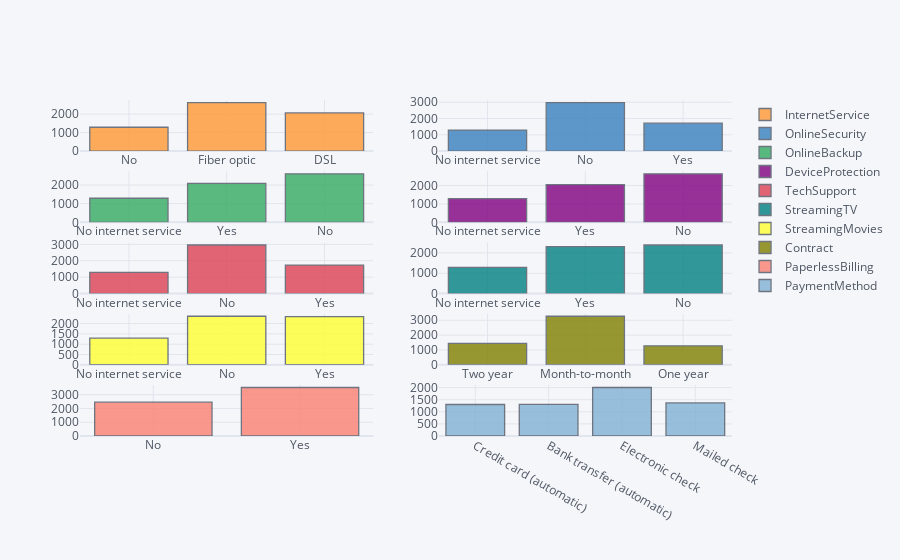

Notebook code cell kept with this figure:
### Code cell
cat_cols_last = cat_cols.iloc[:, 6:]
cat_cols_last.iplot(kind='histogram', subplots=True,bins=50)

### Figure 1 — Plotly figure (JSON) as saved in the notebook; plotly's stock layout.template omitted (floating-point values rounded to 4 significant figures; data arrays with more than 128 entries replaced by an {"elided": "..."} marker saying what was removed)
{"data": [{"histfunc": "count", "histnorm": "", "marker": {"color": "rgba(255, 153, 51, 1.0)", "line": {"color": "#4D5663", "width": 1.3}}, "name": "InternetService", "nbinsx": 50, "opacity": 0.8, "orientation": "v", "type": "histogram", "x": {"elided": "5986 str values"}, "xaxis": "x", "yaxis": "y"}, {"histfunc": "count", "histnorm": "", "marker": {"color": "rgba(55, 128, 191, 1.0)", "line": {"color": "#4D5663", "width": 1.3}}, "name": "OnlineSecurity", "nbinsx": 50, "opacity": 0.8, "orientation": "v", "type": "histogram", "x": {"elided": "5986 str values"}, "xaxis": "x2", "yaxis": "y2"}, {"histfunc": "count", "histnorm": "", "marker": {"color": "rgba(50, 171, 96, 1.0)", "line": {"color": "#4D5663", "width": 1.3}}, "name": "OnlineBackup", "nbinsx": 50, "opacity": 0.8, "orientation": "v", "type": "histogram", "x": {"elided": "5986 str values"}, "xaxis": "x3", "yaxis": "y3"}, {"histfunc": "count", "histnorm": "", "marker": {"color": "rgba(128, 0, 128, 1.0)", "line": {"color": "#4D5663", "width": 1.3}}, "name": "DeviceProtection", "nbinsx": 50, "opacity": 0.8, "orientation": "v", "type": "histogram", "x": {"elided": "5986 str values"}, "xaxis": "x4", "yaxis": "y4"}, {"histfunc": "count", "histnorm": "", "marker": {"color": "rgba(219, 64, 82, 1.0)", "line": {"color": "#4D5663", "width": 1.3}}, "name": "TechSupport", "nbinsx": 50, "opacity": 0.8, "orientation": "v", "type": "histogram", "x": {"elided": "5986 str values"}, "xaxis": "x5", "yaxis": "y5"}, {"histfunc": "count", "histnorm": "", "marker": {"color": "rgba(0, 128, 128, 1.0)", "line": {"color": "#4D5663", "width": 1.3}}, "name": "StreamingTV", "nbinsx": 50, "opacity": 0.8, "orientation": "v", "type": "histogram", "x": {"elided": "5986 str values"}, "xaxis": "x6", "yaxis": "y6"}, {"histfunc": "count", "histnorm": "", "marker": {"color": "rgba(255, 255, 51, 1.0)", "line": {"color": "#4D5663", "width": 1.3}}, "name": "StreamingMovies", "nbinsx": 50, "opacity": 0.8, "orientation": "v", "type": "histogram", "x": {"elided": "5986 str values"}, "xaxis": "x7", "yaxis": "y7"}, {"histfunc": "count", "histnorm": "", "marker": {"color": "rgba(128, 128, 0, 1.0)", "line": {"color": "#4D5663", "width": 1.3}}, "name": "Contract", "nbinsx": 50, "opacity": 0.8, "orientation": "v", "type": "histogram", "x": {"elided": "5986 str values"}, "xaxis": "x8", "yaxis": "y8"}, {"histfunc": "count", "histnorm": "", "marker": {"color": "rgba(251, 128, 114, 1.0)", "line": {"color": "#4D5663", "width": 1.3}}, "name": "PaperlessBilling", "nbinsx": 50, "opacity": 0.8, "orientation": "v", "type": "histogram", "x": {"elided": "5986 str values"}, "xaxis": "x9", "yaxis": "y9"}, {"histfunc": "count", "histnorm": "", "marker": {"color": "rgba(128, 177, 211, 1.0)", "line": {"color": "#4D5663", "width": 1.3}}, "name": "PaymentMethod", "nbinsx": 50, "opacity": 0.8, "orientation": "v", "type": "histogram", "x": {"elided": "5986 str values"}, "xaxis": "x10", "yaxis": "y10"}], "layout": {"barmode": "overlay", "legend": {"bgcolor": "#F5F6F9", "font": {"color": "#4D5663"}}, "paper_bgcolor": "#F5F6F9", "plot_bgcolor": "#F5F6F9", "title": {"font": {"color": "#4D5663"}}, "xaxis": {"anchor": "y", "domain": [0, 0.45], "gridcolor": "#E1E5ED", "showgrid": true, "tickfont": {"color": "#4D5663"}, "title": {"font": {"color": "#4D5663"}, "text": ""}, "zerolinecolor": "#E1E5ED"}, "xaxis10": {"anchor": "y10", "domain": [0.55, 1], "gridcolor": "#E1E5ED", "showgrid": true, "tickfont": {"color": "#4D5663"}, "title": {"font": {"color": "#4D5663"}, "text": ""}, "zerolinecolor": "#E1E5ED"}, "xaxis2": {"anchor": "y2", "domain": [0.55, 1], "gridcolor": "#E1E5ED", "showgrid": true, "tickfont": {"color": "#4D5663"}, "title": {"font": {"color": "#4D5663"}, "text": ""}, "zerolinecolor": "#E1E5ED"}, "xaxis3": {"anchor": "y3", "domain": [0, 0.45], "gridcolor": "#E1E5ED", "showgrid": true, "tickfont": {"color": "#4D5663"}, "title": {"font": {"color": "#4D5663"}, "text": ""}, "zerolinecolor": "#E1E5ED"}, "xaxis4": {"anchor": "y4", "domain": [0.55, 1], "gridcolor": "#E1E5ED", "showgrid": true, "tickfont": {"color": "#4D5663"}, "title": {"font": {"color": "#4D5663"}, "text": ""}, "zerolinecolor": "#E1E5ED"}, "xaxis5": {"anchor": "y5", "domain": [0, 0.45], "gridcolor": "#E1E5ED", "showgrid": true, "tickfont": {"color": "#4D5663"}, "title": {"font": {"color": "#4D5663"}, "text": ""}, "zerolinecolor": "#E1E5ED"}, "xaxis6": {"anchor": "y6", "domain": [0.55, 1], "gridcolor": "#E1E5ED", "showgrid": true, "tickfont": {"color": "#4D5663"}, "title": {"font": {"color": "#4D5663"}, "text": ""}, "zerolinecolor": "#E1E5ED"}, "xaxis7": {"anchor": "y7", "domain": [0, 0.45], "gridcolor": "#E1E5ED", "showgrid": true, "tickfont": {"color": "#4D5663"}, "title": {"font": {"color": "#4D5663"}, "text": ""}, "zerolinecolor": "#E1E5ED"}, "xaxis8": {"anchor": "y8", "domain": [0.55, 1], "gridcolor": "#E1E5ED", "showgrid": true, "tickfont": {"color": "#4D5663"}, "title": {"font": {"color": "#4D5663"}, "text": ""}, "zerolinecolor": "#E1E5ED"}, "xaxis9": {"anchor": "y9", "domain": [0, 0.45], "gridcolor": "#E1E5ED", "showgrid": true, "tickfont": {"color": "#4D5663"}, "title": {"font": {"color": "#4D5663"}, "text": ""}, "zerolinecolor": "#E1E5ED"}, "yaxis": {"anchor": "x", "domain": [0.848, 1], "gridcolor": "#E1E5ED", "showgrid": true, "tickfont": {"color": "#4D5663"}, "title": {"font": {"color": "#4D5663"}, "text": ""}, "zerolinecolor": "#E1E5ED"}, "yaxis10": {"anchor": "x10", "domain": [0, 0.152], "gridcolor": "#E1E5ED", "showgrid": true, "tickfont": {"color": "#4D5663"}, "title": {"font": {"color": "#4D5663"}, "text": ""}, "zerolinecolor": "#E1E5ED"}, "yaxis2": {"anchor": "x2", "domain": [0.848, 1], "gridcolor": "#E1E5ED", "showgrid": true, "tickfont": {"color": "#4D5663"}, "title": {"font": {"color": "#4D5663"}, "text": ""}, "zerolinecolor": "#E1E5ED"}, "yaxis3": {"anchor": "x3", "domain": [0.636, 0.788], "gridcolor": "#E1E5ED", "showgrid": true, "tickfont": {"color": "#4D5663"}, "title": {"font": {"color": "#4D5663"}, "text": ""}, "zerolinecolor": "#E1E5ED"}, "yaxis4": {"anchor": "x4", "domain": [0.636, 0.788], "gridcolor": "#E1E5ED", "showgrid": true, "tickfont": {"color": "#4D5663"}, "title": {"font": {"color": "#4D5663"}, "text": ""}, "zerolinecolor": "#E1E5ED"}, "yaxis5": {"anchor": "x5", "domain": [0.424, 0.576], "gridcolor": "#E1E5ED", "showgrid": true, "tickfont": {"color": "#4D5663"}, "title": {"font": {"color": "#4D5663"}, "text": ""}, "zerolinecolor": "#E1E5ED"}, "yaxis6": {"anchor": "x6", "domain": [0.424, 0.576], "gridcolor": "#E1E5ED", "showgrid": true, "tickfont": {"color": "#4D5663"}, "title": {"font": {"color": "#4D5663"}, "text": ""}, "zerolinecolor": "#E1E5ED"}, "yaxis7": {"anchor": "x7", "domain": [0.212, 0.364], "gridcolor": "#E1E5ED", "showgrid": true, "tickfont": {"color": "#4D5663"}, "title": {"font": {"color": "#4D5663"}, "text": ""}, "zerolinecolor": "#E1E5ED"}, "yaxis8": {"anchor": "x8", "domain": [0.212, 0.364], "gridcolor": "#E1E5ED", "showgrid": true, "tickfont": {"color": "#4D5663"}, "title": {"font": {"color": "#4D5663"}, "text": ""}, "zerolinecolor": "#E1E5ED"}, "yaxis9": {"anchor": "x9", "domain": [0, 0.152], "gridcolor": "#E1E5ED", "showgrid": true, "tickfont": {"color": "#4D5663"}, "title": {"font": {"color": "#4D5663"}, "text": ""}, "zerolinecolor": "#E1E5ED"}}}
